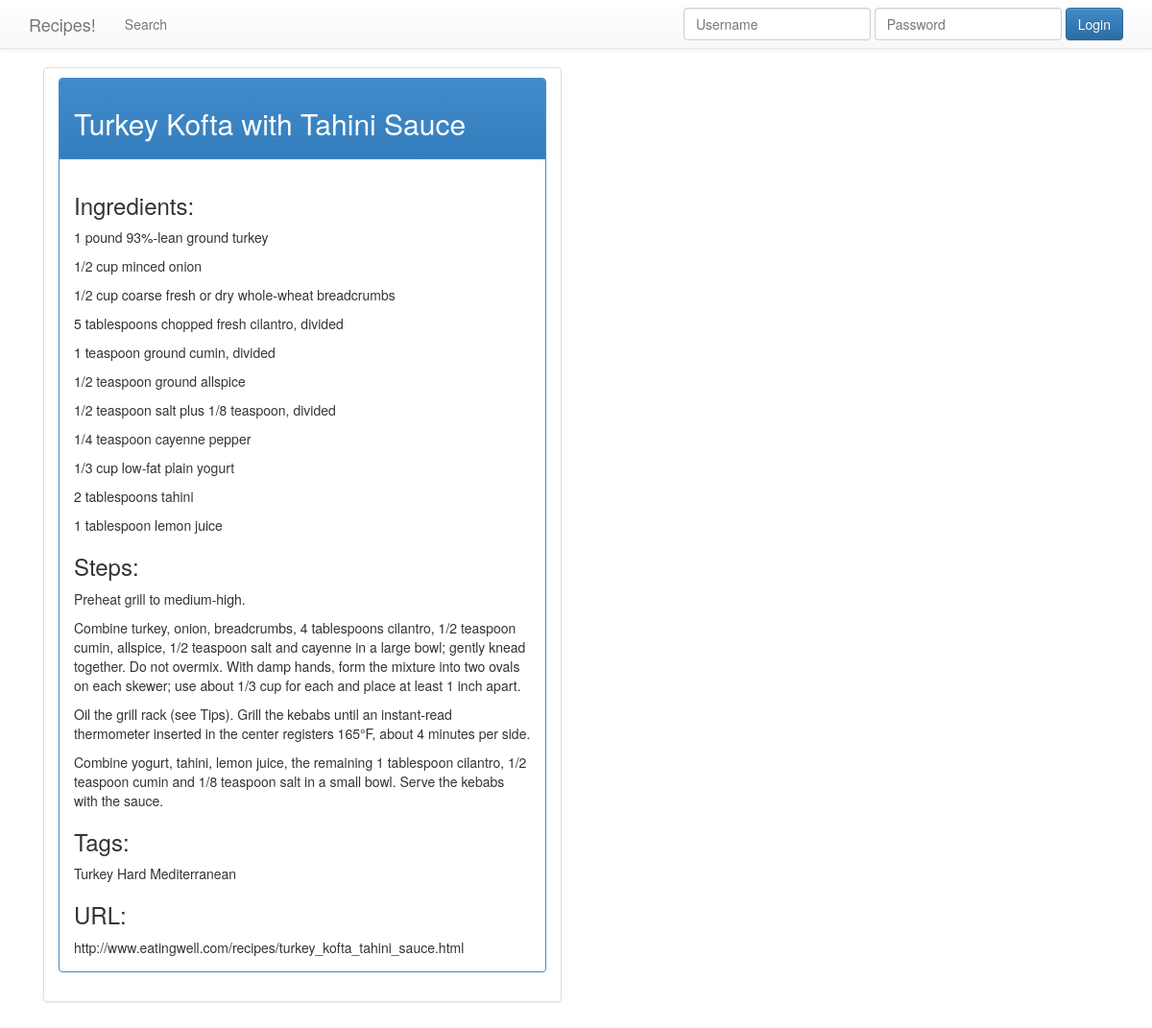
Page /view/3 on the committed database.
### tables this page shows
CREATE TABLE entries (url TEXT, tags TEXT, id integer PRIMARY KEY, title text, ingredients text, steps text);

### flaskr.py (the view)
@app.route('/view/<id>')
def view_entry(id):
    print 'ID:',id
    db = get_db()
    cur = db.execute('select id, title, ingredients, steps, tags, url from entries where id = ? order by id desc', [id.strip()])
    entries = cur.fetchall()
    return render_template('view_entry.html', entries=entries)

### flaskr.py (called while the page is built)
@app.template_filter()
@evalcontextfilter
def nl2br(eval_ctx, value):
    result = u'\n\n'.join(u'<p>%s</p>' % p.replace('\n', '<br>\n') \
        for p in _paragraph_re.split(escape(value)))
    if eval_ctx.autoescape:
        result = Markup(result)
    return result

def get_db():
    if not hasattr(g, 'sqlite_db'):
        g.sqlite_db = connect_db()
    return g.sqlite_db

def connect_db():
    rv = sqlite3.connect(app.config['DATABASE'])
    rv.row_factory = sqlite3.Row
    return rv

### templates/view_entry.html
{% extends "layout.html" %}
{% block body %}
  <div class="col-lg-6">
  {% for entry in entries %}
  <ul class="list-group">
    <li class="list-group-item">
    <div class="panel panel-primary">
        <div class="panel-heading">
        <h2>{{ entry.title }}</h2>{% if session.logged_in %}<a href="/edit/{{ entry.id }}" class="btn btn-sm btn-primary">Edit</a>{% endif %}
        </div>
        <div class="panel-body">
            <h3>Ingredients:</h3>{{ entry.ingredients|nl2br }}
            <h3>Steps:</h3>{{ entry.steps|nl2br }}
            <h3>Tags:</h3>{{ entry.tags }}
            <h3>URL:</h3>{{ entry.url }}
        </div>
    </div>
    </li>
    </ul>
  {% else %}
    <div class="alert alert-danger">Recipe #{{ entry.id }} does not exist.</div>
  {% endfor %}
  </div>
{% endblock %}

### static/css/theme.css (style rules this page uses)
body { padding-top: 70px; padding-bottom: 30px; }

### rows in the picture
entries: title "Turkey Kofta with Tahini Sauce", ingredients "1 pound 93%-lean ground turkey 1/2 cup minced onion 1/2 cup coarse fresh or dry whole-wheat breadcrumbs 5 tablespoons chopped fresh cilantro, divided 1 teaspoon ground cumin, divided 1/2 teaspoon ground allspice 1/2 teaspoon salt plus 1/8 teaspoon, divided 1/4 teaspoon cayenne pepper 1/3 cup low-fat plain yogurt 2 tablespoons tahini 1 tablespoon lemon juice", steps "Preheat grill to medium-high. Combine turkey, onion, breadcrumbs, 4 tablespoons cilantro, 1/2 teaspoon cumin, allspice, 1/2 teaspoon salt and cayenne in a large bowl; gently knead together. Do not overmix. With damp hands, form the mixture into two ovals on each skewer; use about 1/3 cup for each and place at least 1 inch apart. Oil the grill rack (see Tips). Grill the kebabs until an instant-read thermometer inserted in the center registers 165°F, about 4 minutes per side. Combine yogurt, tahini, lemon juice, the remaining 1 tablespoon cilantro, 1/2 teaspoon cumin and 1/8 teaspoon salt in a small bowl. Serve the kebabs with the sauce.", tags "Turkey Hard Mediterranean", url "http://www.eatingwell.com/recipes/turkey_kofta_tahini_sauce.html"
